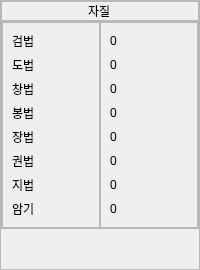
                                  <widget class="QFrame" name="frQuality">
                                   <property name="styleSheet">
                                    <string notr="true">QFrame#frQuality
{
	border: 1px solid #a5a098;
}</string>
                                   </property>
                                   <property name="frameShape">
                                    <enum>QFrame::StyledPanel</enum>
                                   </property>
                                   <property name="frameShadow">
                                    <enum>QFrame::Raised</enum>
                                   </property>
                                   <layout class="QVBoxLayout" name="verticalLayout_48">
                                    <property name="spacing">
                                     <number>0</number>
                                    </property>
                                    <property name="leftMargin">
                                     <number>0</number>
                                    </property>
                                    <property name="topMargin">
                                     <number>0</number>
                                    </property>
                                    <property name="rightMargin">
                                     <number>0</number>
                                    </property>
                                    <property name="bottomMargin">
                                     <number>0</number>
                                    </property>
                                    <item>
                                     <widget class="QFrame" name="frQualityTitle">
                                      <property name="styleSheet">
                                       <string notr="true">QFrame#frQualityTitle
{
	border-bottom: 1px solid #a5a098;
}</string>
                                      </property>
                                      <property name="frameShape">
                                       <enum>QFrame::StyledPanel</enum>
                                      </property>
                                      <property name="frameShadow">
                                       <enum>QFrame::Raised</enum>
                                      </property>
                                      <layout class="QVBoxLayout" name="verticalLayout_49">
                                       <property name="spacing">
                                        <number>0</number>
                                       </property>
                                       <property name="leftMargin">
                                        <number>0</number>
                                       </property>
                                       <property name="topMargin">
                                        <number>0</number>
                                       </property>
                                       <property name="rightMargin">
                                        <number>0</number>
                                       </property>
                                       <property name="bottomMargin">
                                        <number>0</number>
                                       </property>
                                       <item alignment="Qt::AlignHCenter">
                                        <widget class="QLabel" name="label_228">
                                         <property name="text">
                                          <string>자질</string>
                                         </property>
                                        </widget>
                                       </item>
                                      </layout>
                                     </widget>
                                    </item>
                                    <item>
                                     <widget class="QFrame" name="frame_60">
                                      <property name="frameShape">
                                       <enum>QFrame::StyledPanel</enum>
                                      </property>
                                      <property name="frameShadow">
                                       <enum>QFrame::Raised</enum>
                                      </property>
                                      <layout class="QHBoxLayout" name="horizontalLayout_28">
                                       <property name="spacing">
                                        <number>0</number>
                                       </property>
                                       <property name="leftMargin">
                                        <number>0</number>
                                       </property>
                                       <property name="topMargin">
                                        <number>0</number>
                                       </property>
                                       <property name="rightMargin">
                                        <number>0</number>
                                       </property>
                                       <property name="bottomMargin">
                                        <number>0</number>
                                       </property>
                                       <item>
                                        <widget class="QFrame" name="frame_61">
                                         <property name="frameShape">
                                          <enum>QFrame::StyledPanel</enum>
                                         </property>
                                         <property name="frameShadow">
                                          <enum>QFrame::Raised</enum>
                                         </property>
                                         <layout class="QVBoxLayout" name="verticalLayout_50">
                                          <item>
                                           <widget class="QLabel" name="label_229">
                                            <property name="text">
                                             <string>검법</string>
                                            </property>
                                           </widget>
                                          </item>
                                          <item>
                                           <widget class="QLabel" name="label_230">
                                            <property name="text">
                                             <string>도법</string>
                                            </property>
                                           </widget>
                                          </item>
                                          <item>
                                           <widget class="QLabel" name="label_231">
                                            <property name="text">
                                             <string>창법</string>
                                            </property>
                                           </widget>
                                          </item>
                                          <item>
                                           <widget class="QLabel" name="label_232">
                                            <property name="text">
                                             <string>봉법</string>
                                            </property>
                                           </widget>
                                          </item>
                                          <item>
                                           <widget class="QLabel" name="label_233">
                                            <property name="text">
                                             <string>장법</string>
                                            </property>
                                           </widget>
                                          </item>
                                          <item>
                                           <widget class="QLabel" name="label_234">
                                            <property name="text">
                                             <string>권법</string>
                                            </property>
                                           </widget>
                                          </item>
                                          <item>
                                           <widget class="QLabel" name="label_235">
                                            <property name="text">
                                             <string>지법</string>
                                            </property>
                                           </widget>
                                          </item>
                                          <item>
                                           <widget class="QLabel" name="label_236">
                                            <property name="text">
                                             <string>암기</string>
                                            </property>
                                           </widget>
                                          </item>
                                         </layout>
                                        </widget>
                                       </item>
                                       <item>
                                        <widget class="QFrame" name="frame_62">
                                         <property name="frameShape">
                                          <enum>QFrame::StyledPanel</enum>
                                         </property>
                                         <property name="frameShadow">
                                          <enum>QFrame::Raised</enum>
                                         </property>
                                         <layout class="QVBoxLayout" name="verticalLayout_51">
                                          <item>
                                           <widget class="QLabel" name="label_241">
                                            <property name="text">
                                             <string>0</string>
                                            </property>
                                           </widget>
                                          </item>
                                          <item>
                                           <widget class="QLabel" name="label_242">
                                            <property name="text">
                                             <string>0</string>
                                            </property>
                                           </widget>
                                          </item>
                                          <item>
                                           <widget class="QLabel" name="label_243">
                                            <property name="text">
                                             <string>0</string>
                                            </property>
                                           </widget>
                                          </item>
                                          <item>
                                           <widget class="QLabel" name="label_244">
                                            <property name="text">
                                             <string>0</string>
                                            </property>
                                           </widget>
                                          </item>
                                          <item>
                                           <widget class="QLabel" name="label_245">
                                            <property name="text">
                                             <string>0</string>
                                            </property>
                                           </widget>
                                          </item>
                                          <item>
                                           <widget class="QLabel" name="label_246">
                                            <property name="text">
                                             <string>0</string>
                                            </property>
                                           </widget>
                                          </item>
                                          <item>
                                           <widget class="QLabel" name="label_247">
                                            <property name="text">
                                             <string>0</string>
                                            </property>
                                           </widget>
                                          </item>
                                          <item>
                                           <widget class="QLabel" name="label_251">
                                            <property name="text">
                                             <string>0</string>
                                            </property>
                                           </widget>
                                          </item>
                                         </layout>
                                        </widget>
                                       </item>
                                      </layout>
                                     </widget>
                                    </item>
                                    <item>
                                     <spacer name="verticalSpacer_15">
                                      <property name="orientation">
                                       <enum>Qt::Vertical</enum>
                                      </property>
                                      <property name="sizeHint" stdset="0">
                                       <size>
                                        <width>20</width>
                                        <height>40</height>
                                       </size>
                                      </property>
                                     </spacer>
                                    </item>
                                   </layout>
                                  </widget>
